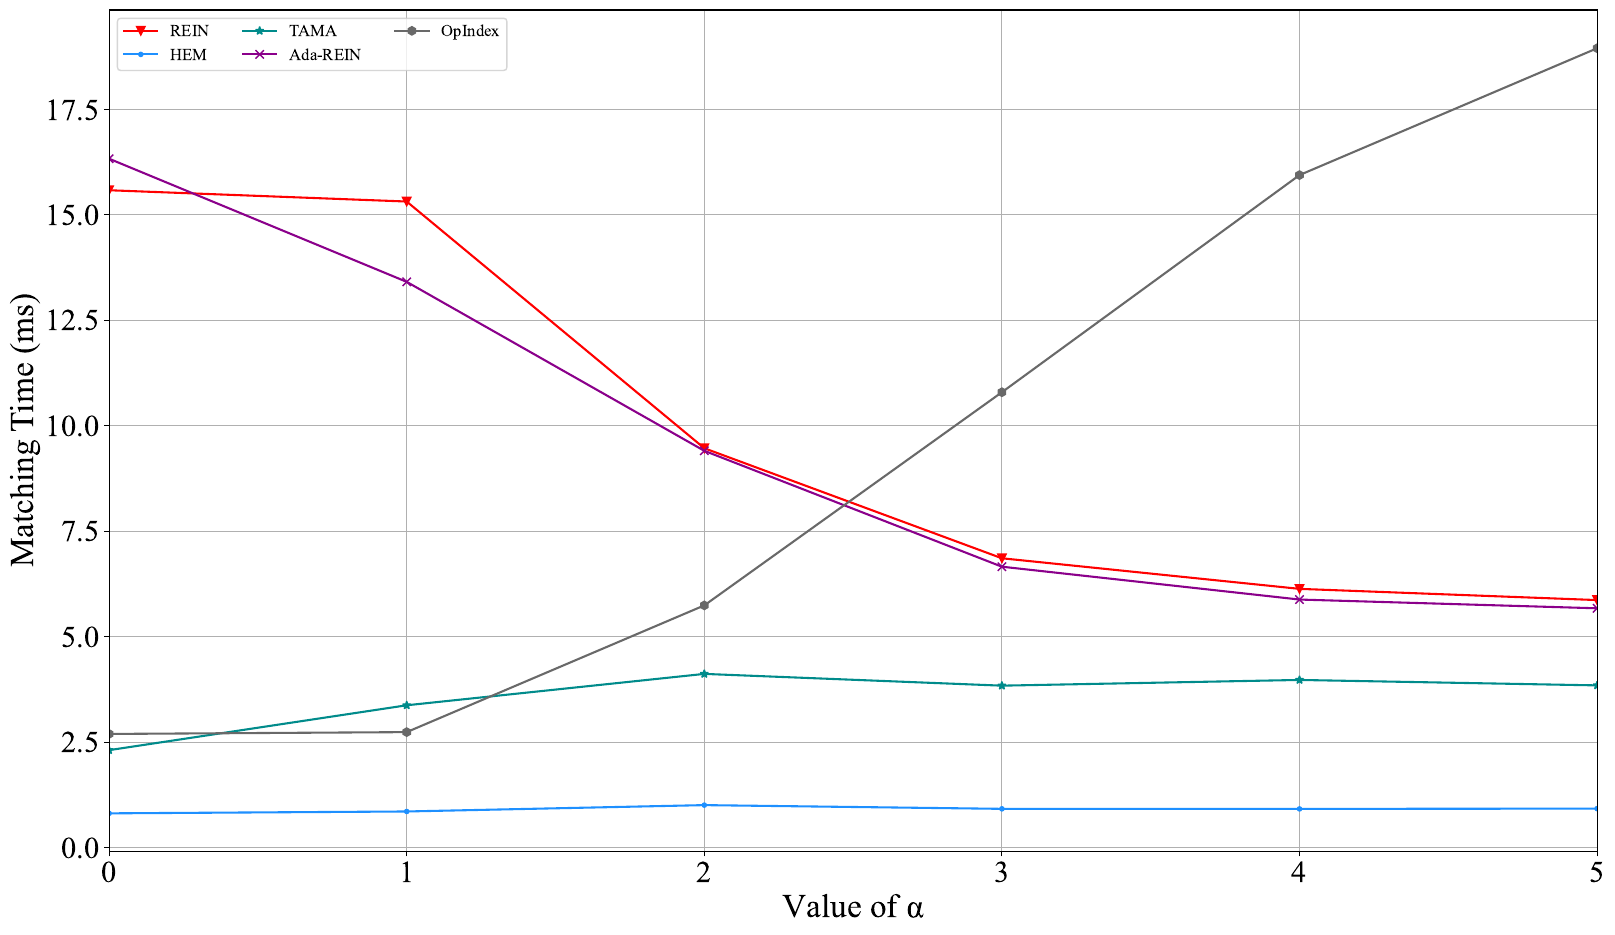

Reproduce this figure in Python.
import matplotlib
import matplotlib.pyplot as plt
import numpy as np
from matplotlib import rc
from matplotlib.pyplot import MultipleLocator

rc('mathtext', default='regular')

plt.rcParams['axes.unicode_minus'] = False
plt.rcParams['font.family'] = ['Times New Roman']  #
Name = ["REIN", "HEM", "Simple", "TAMA", "Ada-REIN", "OpIndex"]
x = [0, 1, 2, 3, 4, 5]

HEM0 = [1.373163, 1.370359, 1.371137, 1.597900, 1.181744, 1.179349]
HEM5_RAG = [0.458043, 0.456186, 0.452017, 0.447066, 0.388313, 0.347644]
HEM5_VAG = [0.600182, 0.605624, 0.619425, 0.723300, 0.640186, 0.640873]
Simple = [12.026263, 12.650959, 12.861924, 14.284002, 12.567761, 8.734940]
Rein = [5.867533, 6.133382, 6.858576, 9.467056, 15.315819, 15.583356]
AdaRein_ORI = [5.672621, 5.879912, 6.658780, 9.406161, 13.411411, 16.330703]
HEM5_avxOR = [0.984743, 0.983160, 0.977838, 1.011617, 0.914694, 0.891080]
HEM5 = [0.923545, 0.917288, 0.918413, 1.006460, 0.855803, 0.811353]
Tama = [3.845069, 3.974011, 3.838606, 4.117466, 3.373556, 2.309741]
OpIndex2 = [18.949450, 15.942777, 10.795097, 5.741489, 2.737105, 2.693930]

Rein.reverse()
Simple.reverse()
AdaRein_ORI.reverse()
HEM5.reverse()
Tama.reverse()
OpIndex2.reverse()

lsize = 24
fig = plt.figure(figsize=(5, 4))
ax = fig.add_subplot(111)
ax.set_xlabel(r'Value of $\alpha$', fontsize=lsize)
ax.set_ylabel('Matching Time (ms)', fontsize=lsize)
# plt.xticks(range(0,10))
ax.plot(x, Rein, marker='v', color='r', label=Name[0])
ax.plot(x, HEM5, marker='.', color='DODGERBLUE', label=Name[1])
# ax.plot(x, Simple, marker='D', color='deepskyblue', label=Name[2]) #
ax.plot(x, Tama, marker='*', color='DarkCyan', label=Name[3])
ax.plot(x, AdaRein_ORI, marker='x', color='DarkMagenta', label=Name[4])
ax.plot(x, OpIndex2, marker='h', color='DimGray', label=Name[5])  #   slategray

ax.legend(fontsize=12, loc="upper left", ncol=3)  #fontsize=10
ax.grid()
ax.set_xlim(0, 5)
ax.set_xticks([0, 1, 2, 3, 4, 5])
ax.set_xticklabels(x)
# ax.set_yscale("log")
# ax.set_yticks([0,2,8,32,128,256])
# ax.set_yticklabels(['-1', '0', '1'])
ax.set_zorder(0)
plt.tick_params(labelsize=22)
gcf = plt.gcf()
plt.show()
gcf.savefig('./exp11_alpha.pdf', format='pdf', bbox_inches='tight')
